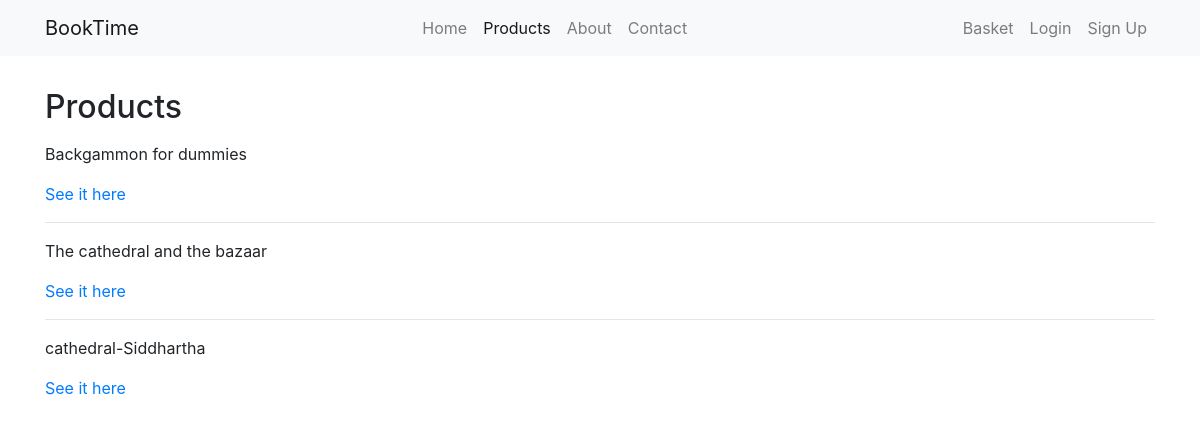
The page /products/all/ on the database its author committed.
### main/models.py (models this page shows, shortened)
class Product(models.Model):
    name = models.CharField(max_length=50)
    description = models.TextField(blank=True)
    price = models.DecimalField(max_digits=6, decimal_places=2)
    slug = models.SlugField()
    active = models.BooleanField(default=True)
    in_stock = models.BooleanField(default=True)
    date_updated = models.DateTimeField(auto_now=True)
    tags = models.ManyToManyField('ProductTag', related_name='producttags',
                                  blank=True)
    objects = ProductManager()
    class Meta:
        ordering = ['name', ]

### main/views.py (the view)
# urls.py: path('products/<slug:tag>/', views.ProductListView.as_view(),
class ProductListView(generic.ListView):
    template_name = 'main/product_list.html'
    paginate_by = 6
    def get_queryset(self):
        tag = self.kwargs['tag']
        self.tag = None
        if tag != 'all':
            self.tag = get_object_or_404(ProductTag, slug=tag)
        if self.tag:
            products = Product.objects.active().filter(tags=self.tag)
        else:
            products = Product.objects.active()
        return products.order_by('name')

### main/models.py (called while the page is built)
    def active(self):
        return self.filter(active=True)

### main/templates/main/product_list.html (shortened to what this page needs)
{% extends 'base.html' %}
{% block content %}
    <h2 class="mb-3">Products</h2>
    {% for product in object_list %}
        <p>{{ product.name }}</p>
        <p>
            <a href="{% url 'main:product-detail' product.slug %}">See it here</a>
        </p>
        {% if not forloop.last %}
            <hr>
        {% endif %}
    {% empty %}
        <p>
            No products yet. Please, check again later.
        </p>
    {% endfor %}
{% endblock content %}

### templates/base.html (shortened to what this page needs)
{% load static %}
<!DOCTYPE html>
<html lang="en">
<head>
  <link rel="stylesheet" href="{% static 'css/bootstrap.min.css' %}">
  <link rel="stylesheet" href="{% static 'css/font-awesome.min.css' %}">
</head>
<body>
  {% include 'base_nav.html' %}
  <div class="container my-3">
    <div class="pb-3">
    </div>
    {% block content %}
    {% endblock content %}
  </div>
</body>
</html>

### templates/base_nav.html (shortened to what this page needs)
<nav class="navbar navbar-expand-sm navbar-light bg-light">
    <div class="container d-flex align-items-center">
        <a class="navbar-brand" href="/">BookTime</a>
        <div class="collapse navbar-collapse" id="collapsibleNavId">
            <ul class="navbar-nav ml-auto mt-2 mt-lg-0">
                <li class="nav-item
                ">
                    <a class="nav-link" href="/">Home</a>
                </li>
                <li class="nav-item
            {% if request.path == '/products/all/' %}
                active
            {% endif %}
            ">
                    <a class="nav-link" href="{% url 'main:product-list' tag='all' %}">Products</a>
                </li>
                <li class="nav-item
            ">
                    <a class="nav-link" href="{% url 'main:about' %}">About</a>
                </li>
                <li class="nav-item
            ">
                    <a class="nav-link" href="{% url 'main:contact' %}">Contact</a>
                </li>
            </ul>
            <ul class="navbar-nav ml-auto">
                <li class="nav-item
                ">
                    <a class="nav-link" href="{% url 'main:manage-basket' %}">Basket</a>
                </li>
                {% if request.user.is_authenticated %}
                <li class="nav-item
            {% if request.path == '/accounts/logout/' %}
                active
            {% endif %}
            ">
                    <a class="nav-link" href="{% url 'accounts:logout' %}">Logout</a>
                </li>
                {% else %}
                <li class="nav-item
            ">
                    <a class="nav-link" href="{% url 'accounts:login' %}">Login</a>
                </li>
                <li class="nav-item
            ">
                    <a class="nav-link" href="{% url 'accounts:signup' %}">Sign Up</a>
                </li>
                {% endif %}
            </ul>
        </div>
    </div>
</nav>

### rows shown on the page
Product: name "Backgammon for dummies"
Product: name "The cathedral and the bazaar"
Product: name "cathedral-Siddhartha"
